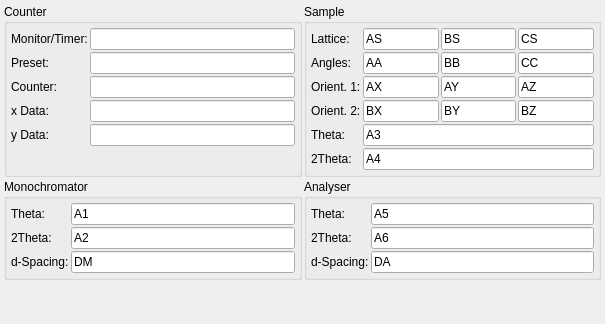
     <widget class="QWidget" name="tabSicsDevices">
      <attribute name="title">
       <string>Sics Devices</string>
      </attribute>
      <layout class="QGridLayout" name="gridLayout_10">
       <property name="leftMargin">
        <number>4</number>
       </property>
       <property name="topMargin">
        <number>4</number>
       </property>
       <property name="rightMargin">
        <number>4</number>
       </property>
       <property name="bottomMargin">
        <number>4</number>
       </property>
       <property name="spacing">
        <number>2</number>
       </property>
       <item row="0" column="1" rowspan="3">
        <widget class="QGroupBox" name="groupBox_10">
         <property name="sizePolicy">
          <sizepolicy hsizetype="Preferred" vsizetype="Preferred">
           <horstretch>1</horstretch>
           <verstretch>0</verstretch>
          </sizepolicy>
         </property>
         <property name="title">
          <string>Sample</string>
         </property>
         <layout class="QGridLayout" name="gridLayout_9">
          <property name="leftMargin">
           <number>4</number>
          </property>
          <property name="topMargin">
           <number>4</number>
          </property>
          <property name="rightMargin">
           <number>4</number>
          </property>
          <property name="bottomMargin">
           <number>4</number>
          </property>
          <property name="spacing">
           <number>2</number>
          </property>
          <item row="0" column="0">
           <widget class="QLabel" name="label_27">
            <property name="sizePolicy">
             <sizepolicy hsizetype="Fixed" vsizetype="Preferred">
              <horstretch>0</horstretch>
              <verstretch>0</verstretch>
             </sizepolicy>
            </property>
            <property name="text">
             <string>Lattice:</string>
            </property>
           </widget>
          </item>
          <item row="0" column="1">
           <widget class="QLineEdit" name="edit6_AS">
            <property name="text">
             <string>AS</string>
            </property>
           </widget>
          </item>
          <item row="0" column="2">
           <widget class="QLineEdit" name="edit6_BS">
            <property name="text">
             <string>BS</string>
            </property>
           </widget>
          </item>
          <item row="0" column="3">
           <widget class="QLineEdit" name="edit6_CS">
            <property name="text">
             <string>CS</string>
            </property>
           </widget>
          </item>
          <item row="1" column="0">
           <widget class="QLabel" name="label_28">
            <property name="sizePolicy">
             <sizepolicy hsizetype="Fixed" vsizetype="Preferred">
              <horstretch>0</horstretch>
              <verstretch>0</verstretch>
             </sizepolicy>
            </property>
            <property name="text">
             <string>Angles:</string>
            </property>
           </widget>
          </item>
          <item row="1" column="1">
           <widget class="QLineEdit" name="edit6_AA">
            <property name="text">
             <string>AA</string>
            </property>
           </widget>
          </item>
          <item row="1" column="2">
           <widget class="QLineEdit" name="edit6_BB">
            <property name="text">
             <string>BB</string>
            </property>
           </widget>
          </item>
          <item row="1" column="3">
           <widget class="QLineEdit" name="edit6_CC">
            <property name="text">
             <string>CC</string>
            </property>
           </widget>
          </item>
          <item row="2" column="0">
           <widget class="QLabel" name="label_29">
            <property name="sizePolicy">
             <sizepolicy hsizetype="Fixed" vsizetype="Preferred">
              <horstretch>0</horstretch>
              <verstretch>0</verstretch>
             </sizepolicy>
            </property>
            <property name="text">
             <string>Orient. 1:</string>
            </property>
           </widget>
          </item>
          <item row="2" column="1">
           <widget class="QLineEdit" name="edit6_AX">
            <property name="text">
             <string>AX</string>
            </property>
           </widget>
          </item>
          <item row="2" column="2">
           <widget class="QLineEdit" name="edit6_AY">
            <property name="text">
             <string>AY</string>
            </property>
           </widget>
          </item>
          <item row="2" column="3">
           <widget class="QLineEdit" name="edit6_AZ">
            <property name="text">
             <string>AZ</string>
            </property>
           </widget>
          </item>
          <item row="3" column="0">
           <widget class="QLabel" name="label_30">
            <property name="sizePolicy">
             <sizepolicy hsizetype="Fixed" vsizetype="Preferred">
              <horstretch>0</horstretch>
              <verstretch>0</verstretch>
             </sizepolicy>
            </property>
            <property name="text">
             <string>Orient. 2:</string>
            </property>
           </widget>
          </item>
          <item row="3" column="1">
           <widget class="QLineEdit" name="edit6_BX">
            <property name="text">
             <string>BX</string>
            </property>
           </widget>
          </item>
          <item row="3" column="2">
           <widget class="QLineEdit" name="edit6_BY">
            <property name="text">
             <string>BY</string>
            </property>
           </widget>
          </item>
          <item row="3" column="3">
           <widget class="QLineEdit" name="edit6_BZ">
            <property name="text">
             <string>BZ</string>
            </property>
           </widget>
          </item>
          <item row="4" column="0">
           <widget class="QLabel" name="label_31">
            <property name="sizePolicy">
             <sizepolicy hsizetype="Fixed" vsizetype="Preferred">
              <horstretch>0</horstretch>
              <verstretch>0</verstretch>
             </sizepolicy>
            </property>
            <property name="text">
             <string>Theta:</string>
            </property>
            <property name="buddy">
             <cstring>edit6_A3</cstring>
            </property>
           </widget>
          </item>
          <item row="4" column="1" colspan="3">
           <widget class="QLineEdit" name="edit6_A3">
            <property name="text">
             <string>A3</string>
            </property>
           </widget>
          </item>
          <item row="5" column="0">
           <widget class="QLabel" name="label_32">
            <property name="sizePolicy">
             <sizepolicy hsizetype="Fixed" vsizetype="Preferred">
              <horstretch>0</horstretch>
              <verstretch>0</verstretch>
             </sizepolicy>
            </property>
            <property name="text">
             <string>2Theta:</string>
            </property>
            <property name="buddy">
             <cstring>edit6_A4</cstring>
            </property>
           </widget>
          </item>
          <item row="5" column="1" colspan="3">
           <widget class="QLineEdit" name="edit6_A4">
            <property name="text">
             <string>A4</string>
            </property>
           </widget>
          </item>
         </layout>
        </widget>
       </item>
       <item row="4" column="0">
        <widget class="QGroupBox" name="groupBox_11">
         <property name="sizePolicy">
          <sizepolicy hsizetype="Preferred" vsizetype="Preferred">
           <horstretch>1</horstretch>
           <verstretch>0</verstretch>
          </sizepolicy>
         </property>
         <property name="title">
          <string>Monochromator</string>
         </property>
         <layout class="QFormLayout" name="formLayout_5">
          <property name="horizontalSpacing">
           <number>2</number>
          </property>
          <property name="verticalSpacing">
           <number>2</number>
          </property>
          <property name="leftMargin">
           <number>4</number>
          </property>
          <property name="topMargin">
           <number>4</number>
          </property>
          <property name="rightMargin">
           <number>4</number>
          </property>
          <property name="bottomMargin">
           <number>4</number>
          </property>
          <item row="0" column="0">
           <widget class="QLabel" name="label_34">
            <property name="sizePolicy">
             <sizepolicy hsizetype="Fixed" vsizetype="Preferred">
              <horstretch>0</horstretch>
              <verstretch>0</verstretch>
             </sizepolicy>
            </property>
            <property name="text">
             <string>Theta:</string>
            </property>
            <property name="buddy">
             <cstring>edit6_A1</cstring>
            </property>
           </widget>
          </item>
          <item row="0" column="1">
           <widget class="QLineEdit" name="edit6_A1">
            <property name="text">
             <string>A1</string>
            </property>
           </widget>
          </item>
          <item row="1" column="0">
           <widget class="QLabel" name="label_33">
            <property name="sizePolicy">
             <sizepolicy hsizetype="Fixed" vsizetype="Preferred">
              <horstretch>0</horstretch>
              <verstretch>0</verstretch>
             </sizepolicy>
            </property>
            <property name="text">
             <string>2Theta:</string>
            </property>
            <property name="buddy">
             <cstring>edit6_A2</cstring>
            </property>
           </widget>
          </item>
          <item row="1" column="1">
           <widget class="QLineEdit" name="edit6_A2">
            <property name="text">
             <string>A2</string>
            </property>
           </widget>
          </item>
          <item row="2" column="0">
           <widget class="QLabel" name="label_35">
            <property name="sizePolicy">
             <sizepolicy hsizetype="Fixed" vsizetype="Preferred">
              <horstretch>0</horstretch>
              <verstretch>0</verstretch>
             </sizepolicy>
            </property>
            <property name="text">
             <string>d-Spacing:</string>
            </property>
            <property name="buddy">
             <cstring>edit6_DM</cstring>
            </property>
           </widget>
          </item>
          <item row="2" column="1">
           <widget class="QLineEdit" name="edit6_DM">
            <property name="text">
             <string>DM</string>
            </property>
           </widget>
          </item>
         </layout>
        </widget>
       </item>
       <item row="4" column="1">
        <widget class="QGroupBox" name="groupBox_12">
         <property name="sizePolicy">
          <sizepolicy hsizetype="Preferred" vsizetype="Fixed">
           <horstretch>1</horstretch>
           <verstretch>0</verstretch>
          </sizepolicy>
         </property>
         <property name="title">
          <string>Analyser</string>
         </property>
         <layout class="QFormLayout" name="formLayout_6">
          <property name="horizontalSpacing">
           <number>2</number>
          </property>
          <property name="verticalSpacing">
           <number>2</number>
          </property>
          <property name="leftMargin">
           <number>4</number>
          </property>
          <property name="topMargin">
           <number>4</number>
          </property>
          <property name="rightMargin">
           <number>4</number>
          </property>
          <property name="bottomMargin">
           <number>4</number>
          </property>
          <item row="0" column="0">
           <widget class="QLabel" name="label_36">
            <property name="sizePolicy">
             <sizepolicy hsizetype="Fixed" vsizetype="Preferred">
              <horstretch>0</horstretch>
              <verstretch>0</verstretch>
             </sizepolicy>
            </property>
            <property name="text">
             <string>Theta:</string>
            </property>
            <property name="buddy">
             <cstring>edit6_A5</cstring>
            </property>
           </widget>
          </item>
          <item row="0" column="1">
           <widget class="QLineEdit" name="edit6_A5">
            <property name="text">
             <string>A5</string>
            </property>
           </widget>
          </item>
          <item row="1" column="0">
           <widget class="QLabel" name="label_38">
            <property name="sizePolicy">
             <sizepolicy hsizetype="Fixed" vsizetype="Preferred">
              <horstretch>0</horstretch>
              <verstretch>0</verstretch>
             </sizepolicy>
            </property>
            <property name="text">
             <string>2Theta:</string>
            </property>
            <property name="buddy">
             <cstring>edit6_A6</cstring>
            </property>
           </widget>
          </item>
          <item row="1" column="1">
           <widget class="QLineEdit" name="edit6_A6">
            <property name="text">
             <string>A6</string>
            </property>
           </widget>
          </item>
          <item row="2" column="0">
           <widget class="QLabel" name="label_37">
            <property name="sizePolicy">
             <sizepolicy hsizetype="Fixed" vsizetype="Preferred">
              <horstretch>0</horstretch>
              <verstretch>0</verstretch>
             </sizepolicy>
            </property>
            <property name="text">
             <string>d-Spacing:</string>
            </property>
            <property name="buddy">
             <cstring>edit6_DA</cstring>
            </property>
           </widget>
          </item>
          <item row="2" column="1">
           <widget class="QLineEdit" name="edit6_DA">
            <property name="text">
             <string>DA</string>
            </property>
           </widget>
          </item>
         </layout>
        </widget>
       </item>
       <item row="0" column="0" rowspan="3">
        <widget class="QGroupBox" name="groupBox_13">
         <property name="sizePolicy">
          <sizepolicy hsizetype="Preferred" vsizetype="Preferred">
           <horstretch>1</horstretch>
           <verstretch>0</verstretch>
          </sizepolicy>
         </property>
         <property name="title">
          <string>Counter</string>
         </property>
         <layout class="QFormLayout" name="formLayout_7">
          <property name="horizontalSpacing">
           <number>2</number>
          </property>
          <property name="verticalSpacing">
           <number>2</number>
          </property>
          <property name="leftMargin">
           <number>4</number>
          </property>
          <property name="topMargin">
           <number>4</number>
          </property>
          <property name="rightMargin">
           <number>4</number>
          </property>
          <property name="bottomMargin">
           <number>4</number>
          </property>
          <item row="0" column="0">
           <widget class="QLabel" name="label_39">
            <property name="sizePolicy">
             <sizepolicy hsizetype="Fixed" vsizetype="Preferred">
              <horstretch>0</horstretch>
              <verstretch>0</verstretch>
             </sizepolicy>
            </property>
            <property name="text">
             <string>Monitor/Timer:</string>
            </property>
            <property name="buddy">
             <cstring>edit6_CurTime</cstring>
            </property>
           </widget>
          </item>
          <item row="0" column="1">
           <widget class="QLineEdit" name="edit6_CurTime">
            <property name="text">
             <string/>
            </property>
           </widget>
          </item>
          <item row="1" column="0">
           <widget class="QLabel" name="label_40">
            <property name="sizePolicy">
             <sizepolicy hsizetype="Fixed" vsizetype="Preferred">
              <horstretch>0</horstretch>
              <verstretch>0</verstretch>
             </sizepolicy>
            </property>
            <property name="text">
             <string>Preset:</string>
            </property>
            <property name="buddy">
             <cstring>edit6_Preset</cstring>
            </property>
           </widget>
          </item>
          <item row="1" column="1">
           <widget class="QLineEdit" name="edit6_Preset">
            <property name="text">
             <string/>
            </property>
           </widget>
          </item>
          <item row="2" column="0">
           <widget class="QLabel" name="label_41">
            <property name="sizePolicy">
             <sizepolicy hsizetype="Fixed" vsizetype="Preferred">
              <horstretch>0</horstretch>
              <verstretch>0</verstretch>
             </sizepolicy>
            </property>
            <property name="text">
             <string>Counter:</string>
            </property>
            <property name="buddy">
             <cstring>edit6_Counter</cstring>
            </property>
           </widget>
          </item>
          <item row="2" column="1">
           <widget class="QLineEdit" name="edit6_Counter">
            <property name="text">
             <string/>
            </property>
           </widget>
          </item>
          <item row="3" column="1">
           <widget class="QLineEdit" name="edit6_xDat"/>
          </item>
          <item row="4" column="1">
           <widget class="QLineEdit" name="edit6_yDat"/>
          </item>
          <item row="3" column="0">
           <widget class="QLabel" name="label_43">
            <property name="sizePolicy">
             <sizepolicy hsizetype="Fixed" vsizetype="Preferred">
              <horstretch>0</horstretch>
              <verstretch>0</verstretch>
             </sizepolicy>
            </property>
            <property name="text">
             <string>x Data:</string>
            </property>
            <property name="buddy">
             <cstring>edit6_xDat</cstring>
            </property>
           </widget>
          </item>
          <item row="4" column="0">
           <widget class="QLabel" name="label_44">
            <property name="sizePolicy">
             <sizepolicy hsizetype="Fixed" vsizetype="Preferred">
              <horstretch>0</horstretch>
              <verstretch>0</verstretch>
             </sizepolicy>
            </property>
            <property name="text">
             <string>y Data:</string>
            </property>
            <property name="buddy">
             <cstring>edit6_yDat</cstring>
            </property>
           </widget>
          </item>
         </layout>
        </widget>
       </item>
       <item row="5" column="0" colspan="2">
        <spacer name="verticalSpacer_2">
         <property name="orientation">
          <enum>Qt::Vertical</enum>
         </property>
         <property name="sizeHint" stdset="0">
          <size>
           <width>20</width>
           <height>40</height>
          </size>
         </property>
        </spacer>
       </item>
      </layout>
     </widget>
